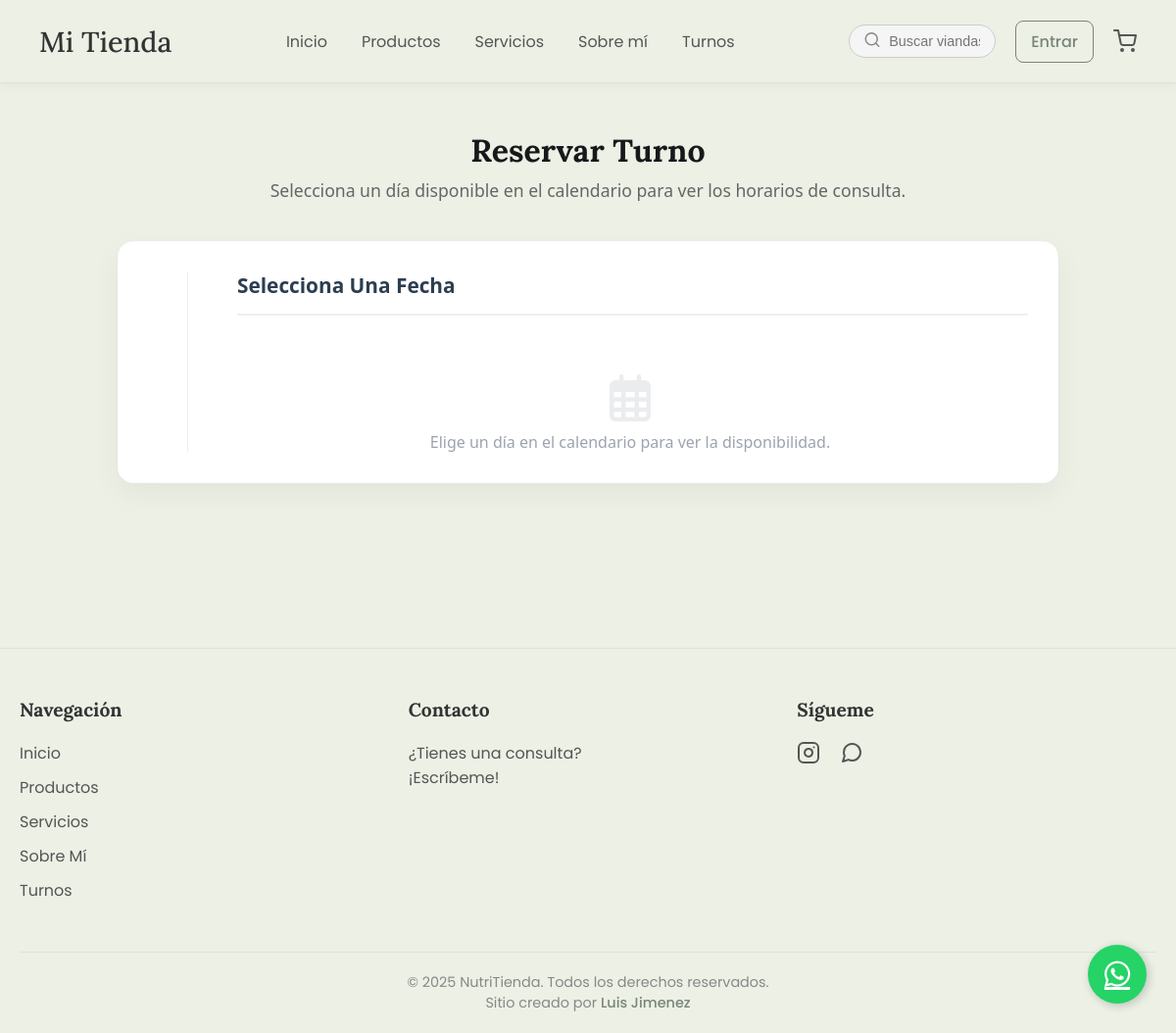
The page /turnos/ on the database its author committed.
### configuracion/models.py (models this page shows, shortened)
class AparienciaConfig(models.Model):
    logo_sitio = ProcessedImageField(
        upload_to='logos/',
        processors=[Transpose(), ResizeToFit(height=80)], # Redimensionar por altura (máx 80px de alto)
        format='PNG', # Conservar PNG para logos transparentes
        options={'quality': 90},
        blank=True, null=True, verbose_name="Logo del Sitio (Navbar)"
    )
    color_fondo_body = ColorField(default='#ECF0E5', verbose_name="Color de Fondo Principal")
    color_carrito_activo = ColorField(default='#E74C3C', verbose_name="Color Contador Carrito (con items)", help_text="Color del círculo numérico del carrito cuando tiene productos.")
    navbar_color_fondo = ColorField(default='#FFFFFF', verbose_name="Color de Fondo (Navbar y Footer)")
    navbar_color_enlaces = ColorField(default='#555555', verbose_name="Color de Texto (Enlaces del Nav)")
    class EstilosTarjeta(models.TextChoices):
        SIMPLE = 'simple', 'Estilo Simple (Actual)'
        HOT_SALE = 'hot_sale', 'Estilo "Hot Sale" (Con insignia)'
        HARVEST = 'harvest', 'Estilo "Harvest" (Vase)'
    estilo_tarjeta_producto = models.CharField(max_length=20, choices=EstilosTarjeta.choices, default=EstilosTarjeta.SIMPLE, verbose_name="Estilo de Tarjetas de Producto", help_text="Elige el diseño que se usará para mostrar los productos en el catálogo.")
    class FuentesTarjeta(models.TextChoices):
        DEFAULT = '"Poppins", sans-serif', 'Fuente Principal (Poppins)'
        SERIF = '"Lora", serif', 'Fuente Elegante (Lora)'
        MODERNA = '"Segoe UI", sans-serif', 'Fuente Moderna (Segoe UI)'
    fuente_tarjetas = models.CharField(max_length=50, choices=FuentesTarjeta.choices, default=FuentesTarjeta.DEFAULT, verbose_name="Tipografía de Tarjetas")
    color_titulo_tarjeta = ColorField(default='#18181B', verbose_name="Color Título (Tarjetas)")
    color_desc_tarjeta = ColorField(default='#52525B', verbose_name="Color Descripción (Tarjetas)")
    boton_color_principal_fondo = ColorField(default='#78857A', verbose_name="Color Principal (Botones)")
    boton_color_principal_texto = ColorField(default='#FFFFFF', verbose_name="Color de Texto (Botones)")
    boton_color_principal_hover = ColorField(default='#647066', verbose_name="Color Hover (Botones)")
    boton_color_secundario_borde = ColorField(default='#78857A', verbose_name="Color Secundario (Borde y Texto)")
    card_btn_principal_fondo = ColorField(default='#78857A', verbose_name="[Tarjeta] Color Principal (Fondo)")
    card_btn_principal_texto = ColorField(default='#FFFFFF', verbose_name="[Tarjeta] Color Principal (Texto)")
    card_btn_principal_hover = ColorField(default='#647066', verbose_name="[Tarjeta] Color Principal (Hover)")
    card_btn_secundario_borde = ColorField(default='#78857A', verbose_name="[Tarjeta] Color Secundario (Borde)")
    footer_col_contacto_titulo = models.CharField(max_length=50, default="Contacto", verbose_name="Título Columna Contacto")
    footer_col_contacto_texto = models.TextField(max_length=200, default="¿Tienes una consulta? <br> ¡Escríbeme!", verbose_name="Texto Columna Contacto", blank=True)
    footer_link_instagram = models.URLField(max_length=255, blank=True, null=True, verbose_name="Enlace Instagram", help_text="URL completa (ej: https://instagram.com/...)")
    footer_link_whatsapp = models.URLField(max_length=255, blank=True, null=True, verbose_name="Enlace WhatsApp", help_text="URL completa (ej: https://wa.me/123456...)")
    footer_texto_creditos = models.CharField(max_length=100, default="Luis Jiménez", verbose_name="Nombre Creador (Footer)")
    class Meta:
        verbose_name = "Configuración de Apariencia"
        verbose_name_plural = "Configuración de Apariencia"

### turnos/views.py (the view)
# urls.py: path('', views.calendario_view, name='calendario'),
def calendario_view(request):
    servicios = Servicio.objects.filter(tipo_servicio='TURNO', activo=True)
    config_precios = ConfigPrecio.objects.first()
    precio_actual = config_precios.precio_consulta if config_precios else 1500.00
    return render(request, 'turnos/calendario.html', {
        'servicios': servicios,
        'precio_consulta': precio_actual
    })

### configuracion/context_processors.py (called while the page is built)
def apariencia_context(request):
    config = AparienciaConfig.objects.first()
    if not config:
        config_data = {
            'logo_sitio': None,
            'color_fondo_body': '#ECF0E5',
            'navbar_color_fondo': '#FFFFFF',
            'navbar_color_enlaces': '#555555',
            'boton_color_principal_fondo': '#78857A',
            'boton_color_principal_texto': '#FFFFFF',
            'boton_color_principal_hover': '#647066',
            'boton_color_secundario_borde': '#78857A',
             'color_carrito_activo': '#E74C3C',
        }
    else:
        config_data = config
    return {'apariencia_config': config_data}

### templates/turnos/calendario.html (shortened to what this page needs)
{% extends 'base.html' %}
{% load static %}
{% block extra_css %}
  <link rel="stylesheet" href="https://cdn.jsdelivr.net/npm/flatpickr/dist/flatpickr.min.css">
  <link rel="stylesheet" href="https://npmcdn.com/flatpickr/dist/themes/airbnb.css">
  <link rel="stylesheet" href="{% static 'css/pages/calendario.css' %}">
{% endblock %}
{% block content %}
<div class="agenda-wrapper">
    <div class="agenda-header">
        <h1>Reservar Turno</h1>
        <p>Selecciona un día disponible en el calendario para ver los horarios de consulta.</p>
    </div>
    <div class="agenda-container">
        <div class="col-calendario">
        </div>
        <div class="col-horarios">
            <div class="horarios-header">
                <h3 id="fecha-seleccionada-titulo">Selecciona una fecha</h3>
            </div>
            <div id="lista-horarios" class="grid-horarios">
                <div class="empty-state-horarios">
                    <i class="far fa-calendar-alt"></i>
                    <p>Elige un día en el calendario para ver la disponibilidad.</p>
                </div>
            </div>
        </div>
    </div>
</div>
{% endblock %}

### templates/footer_content.html (shortened to what this page needs)
{% load static %}
<footer class="site-footer">
    <div class="footer-container">
        <div class="footer-column">
            <h4>Navegación</h4>
            <ul>
                <li><a href="{% url 'inicio' %}">Inicio</a></li>
                <li><a href="{% url 'lista_productos' %}">Productos</a></li>
                <li><a href="{% url 'servicios' %}">Servicios</a></li>
                <li><a href="{% url 'sobre_mi' %}">Sobre Mí</a></li>
                <li><a href="{% url 'calendario' %}">Turnos</a></li>
            </ul>
        </div>
        <div class="footer-column">
            <h4>{{ apariencia_config.footer_col_contacto_titulo|default:"Contacto" }}</h4>
            <p>{{ apariencia_config.footer_col_contacto_texto|safe|default:"¿Tienes una consulta? <br> ¡Escríbeme!" }}</p>
        </div>
        <div class="footer-column">
            <h4>Sígueme</h4>
            <div class="footer-social">
                {% if apariencia_config.footer_link_instagram %}
                <a href="{{ apariencia_config.footer_link_instagram }}" target="_blank" aria-label="Instagram">
                </a>
                {% endif %}
                {% if apariencia_config.footer_link_whatsapp %}
                <a href="{{ apariencia_config.footer_link_whatsapp }}" target="_blank" aria-label="WhatsApp">
                </a>
                {% endif %}
            </div>
        </div>
    </div>
    <div class="footer-bottom">
        <p>&copy; {% now "Y" %} NutriTienda. Todos los derechos reservados.</p>
        <p class="creator-credit">Sitio creado por <a href="#" target="_blank">{{ apariencia_config.footer_texto_creditos|default:"Luis Jiménez" }}</a></p>
    </div>
</footer>

### static/css/base/global.css (style rules this page uses)
* { margin: 0; padding: 0; box-sizing: border-box; }
body { font-family: "Poppins", sans-serif; background-color: var(--color-fondo-body, #ecf0e5); color: #333; padding-top: 85px; transition: padding-top 0.3s ease; }
.site-footer { background-color: var(--color-footer, #ffffff); color: #555; padding: 50px 20px 0; border-top: 1px solid #e0e0e0; }
.footer-container { max-width: 1200px; margin: 0 auto; display: flex; justify-content: space-between; flex-wrap: wrap; gap: 30px; padding-bottom: 40px; }
.footer-column { flex: 1; min-width: 200px; }
.footer-column h4 { font-family: "Lora", serif; font-size: 1.2rem; color: #333; margin-bottom: 20px; }
.footer-column ul { list-style: none; padding: 0; }
.footer-column ul li { margin-bottom: 10px; }
.footer-column a { text-decoration: none; color: #555; transition: color 0.3s ease; }
.footer-social { display: flex; gap: 20px; }
.footer-social svg { transition: all 0.3s ease; }
.footer-bottom { border-top: 1px solid #e0e0e0; padding: 20px 0; text-align: center; font-size: 0.9rem; color: #888; }
.creator-credit a { color: var(--color-btn-principal-fondo, #78857a); font-weight: 500; text-decoration: none; }

### static/css/pages/calendario.css (style rules this page uses)
.agenda-wrapper { max-width: 1000px; margin: 3rem auto; padding: 0 20px; font-family: 'Segoe UI', Roboto, sans-serif; min-height: 60vh; }
.agenda-header { text-align: center; margin-bottom: 2.5rem; }
.agenda-header h1 { font-family: var(--fuente-tarjetas, sans-serif); color: var(--color-titulo-tarjeta, #333); font-size: 2rem; margin-bottom: 0.5rem; }
.agenda-header p { color: #666; font-size: 1.1rem; }
.agenda-container { display: flex; gap: 40px; background: white; padding: 30px; border-radius: 16px; box-shadow: 0 10px 30px rgba(0,0,0,0.05); border: 1px solid rgba(0,0,0,0.02); }
.col-calendario { flex: 0 0 auto; border-right: 1px solid #eee; padding-right: 40px; display: flex; justify-content: center; }
.col-horarios { flex: 1; padding-left: 10px; }
.horarios-header { display: flex; justify-content: space-between; align-items: center; margin-bottom: 20px; border-bottom: 2px solid #f0f0f0; padding-bottom: 15px; }
.horarios-header h3 { margin: 0; color: #2c3e50; text-transform: capitalize; font-size: 1.3rem; }
.grid-horarios { max-height: 400px; overflow-y: auto; padding-right: 5px; }
.empty-state-horarios { text-align: center; color: #9ca3af; margin-top: 40px; display: flex; flex-direction: column; align-items: center; gap: 10px; }
.empty-state-horarios i { font-size: 3rem; opacity: 0.2; }

### rows shown on the page
AparienciaConfig: footer_col_contacto_titulo "Contacto", footer_col_contacto_texto "¿Tienes una consulta? ¡Escríbeme!", footer_texto_creditos "Luis Jimenez"
